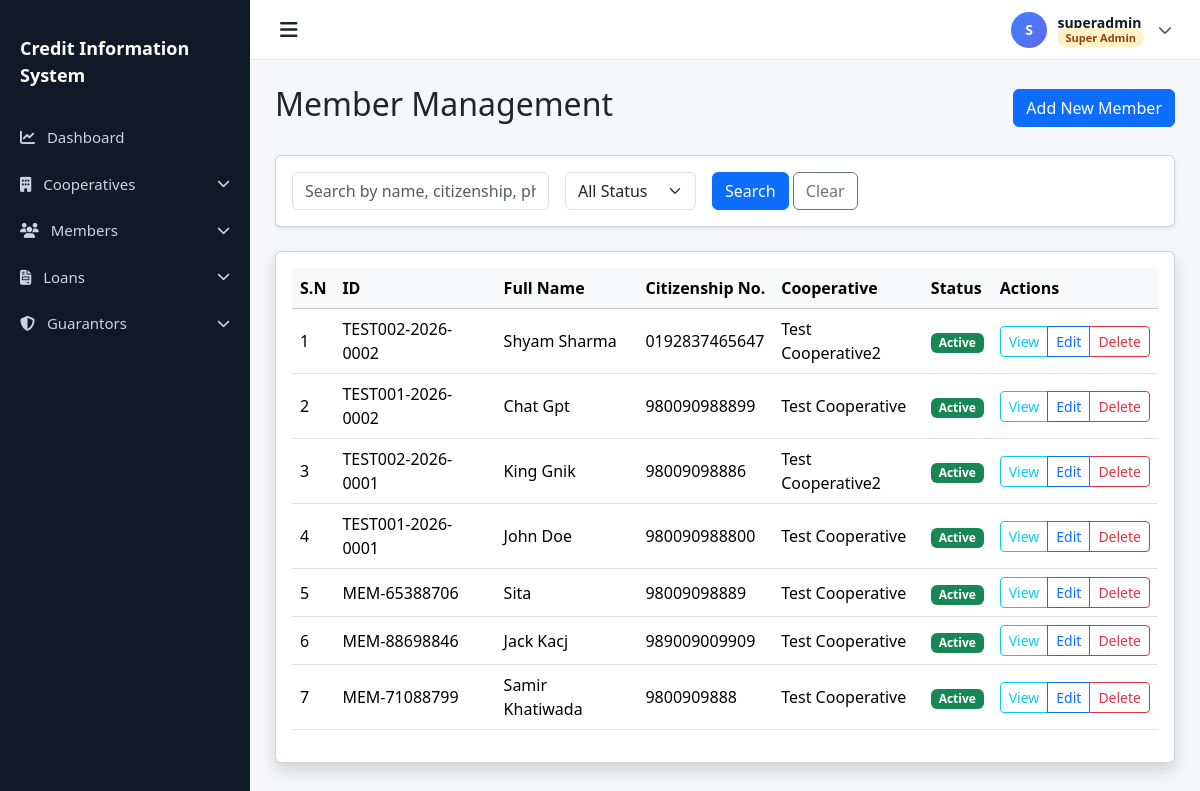
Page /members/ (signed in) on the committed database.
### accounts/models.py (models this page shows, shortened)
class User(AbstractUser):
    ROLE_CHOICES = (
        ('superadmin', 'Super Admin'),
        ('admin', 'Admin'),
        ('staff', 'Staff'),
    )
    role = models.CharField(max_length=20, choices=ROLE_CHOICES, default='staff')
    cooperative = models.ForeignKey(
        'cooperatives.Cooperative',
        on_delete=models.SET_NULL,
        null=True,
        blank=True,
        related_name='users',
        help_text="Null for Super Admin users"
    )
    is_first_login = models.BooleanField(default=True)
    class Meta:
        ordering = ['-date_joined']
        indexes = [
            models.Index(fields=['role']),
            models.Index(fields=['cooperative']),
        ]
    def is_superadmin(self):
        return self.role == 'superadmin'
    def is_admin(self):
        return self.role == 'admin'
    def is_staff_user(self):
        return self.role == 'staff'

### members/models.py (models this page shows, shortened)
class Member(models.Model):
    full_name = models.CharField(max_length=255)
    citizenship_number = models.CharField(max_length=50, unique=True)
    unique_system_id = models.CharField(max_length=100, unique=True, editable=False)
    address = models.TextField()
    phone = models.CharField(max_length=20)
    blacklist_status = models.BooleanField(default=False)
    cooperative = models.ForeignKey(
        'cooperatives.Cooperative',
        on_delete=models.CASCADE,
        related_name='members'
    )
    created_at = models.DateTimeField(auto_now_add=True)
    updated_at = models.DateTimeField(auto_now=True)
    class Meta:
        ordering = ['-created_at']
        indexes = [
            models.Index(fields=['citizenship_number']),
            models.Index(fields=['unique_system_id']),
            models.Index(fields=['blacklist_status']),
        ]

### cooperatives/models.py (models this page shows, shortened)
class Cooperative(models.Model):
    STATUS_CHOICES = (
        ('active', 'Active'),
        ('inactive', 'Inactive'),
    )
    name = models.CharField(max_length=255)
    code = models.CharField(max_length=50, unique=True)
    address = models.TextField()
    contact = models.CharField(max_length=255)  # Can contain phone/email
    status = models.CharField(max_length=20, choices=STATUS_CHOICES, default='active')
    created_at = models.DateTimeField(auto_now_add=True)
    updated_at = models.DateTimeField(auto_now=True)
    class Meta:
        ordering = ['-created_at']
        verbose_name_plural = 'Cooperatives'

### members/views.py (the view, shortened to what this page needs)
# urls.py: path('', views.MemberListView.as_view(), name='member_list'),
class MemberListView(StaffOrAdminMixin, CooperativeAccessMixin, ListView):
    model = Member
    template_name = 'members/member_list.html'
    context_object_name = 'members'
    paginate_by = 10
    def get_queryset(self):
        qs = super().get_queryset()
        search_query = self.request.GET.get('search', '')
        status_filter = self.request.GET.get('status', '').strip().lower()
        if status_filter == 'blacklisted':
            qs = qs.filter(blacklist_status=True)
        elif status_filter == 'active':
            qs = qs.filter(blacklist_status=False)
        return qs
    def get_context_data(self, **kwargs):
        context = super().get_context_data(**kwargs)
        context['search_query'] = self.request.GET.get('search', '')
        context['status_filter'] = self.request.GET.get('status', '')
        return context

### accounts/permissions.py (called while the page is built, shortened)
    def test_func(self):
        return self.request.user.is_authenticated and (
            self.request.user.is_staff_user() or
            self.request.user.is_admin() or
            self.request.user.is_superadmin()
        )

    def get_queryset(self):
        queryset = super().get_queryset()
        if self.request.user.is_superadmin():
            return queryset

    def get_context_data(self, **kwargs):
        context = super().get_context_data(**kwargs)
        if not self.request.user.is_superadmin() and self.request.user.cooperative:
            context['user_cooperative'] = self.request.user.cooperative
        return context

### templates/members/member_list.html (shortened to what this page needs)
{% extends 'base.html' %}
{% block content %}
<div class="d-flex justify-content-between align-items-center mb-4">
    <h2>Member Management</h2>
    <a href="{% url 'members:member_add' %}" class="btn btn-primary">Add New Member</a>
</div>
<div class="card shadow-sm mb-4">
    <div class="card-body">
        <form method="get" id="filter-form" class="row row-cols-lg-auto g-3 align-items-center">
            <div class="col-12">
                <input type="text" name="search" id="search-input" class="form-control"
                    placeholder="Search by name, citizenship, phone, cooperative..." value="{{ search_query }}"
                    autocomplete="off">
            </div>
            <div>
                <div class="col-12">
                    <select name="status" id="status-select" class="form-select">
                        <option value="">All Status</option>
                    </select>
                </div>
            </div>
            <div class="col-12">
                <button type="submit" class="btn btn-primary">Search</button>
                <a href="{% url 'members:member_list' %}" class="btn btn-outline-secondary">Clear</a>
            </div>
        </form>
    </div>
</div>
<div class="card shadow">
    <div class="card-body">
        <div class="table-responsive">
            <table class="table table-hover align-middle">
                <thead class="table-light">
                    <tr>
                        <th>S.N</th>
                        <th>ID</th>
                        <th>Full Name</th>
                        <th>Citizenship No.</th>
                        <th>Cooperative</th>
                        <th>Status</th>
                        <th>Actions</th>
                    </tr>
                </thead>
                <tbody>
                    {% for member in members %}
                    <tr>
                        <td>{{ forloop.counter }}</td>
                        <td>{{ member.unique_system_id }}</td>
                        <td>{{ member.full_name }}</td>
                        <td>{{ member.citizenship_number }}</td>
                        <td>{{ member.cooperative.name }}</td>
                        <td>
                            {% if member.blacklist_status %}
                            <span class="badge bg-danger">Blacklisted</span>
                            {% else %}
                            <span class="badge bg-success">Active</span>
                            {% endif %}
                        </td>
                        <td>
                            <div class="btn-group btn-group-sm">
                                <a href="{% url 'members:member_detail' member.pk %}"
                                    class="btn btn-outline-info">View</a>
                                <a href="{% url 'members:member_edit' member.pk %}"
                                    class="btn btn-outline-primary">Edit</a>
                                {% if user.is_superadmin or user.is_admin %}
                                <a href="{% url 'members:member_delete' member.pk %}"
                                    class="btn btn-outline-danger">Delete</a>
                                {% endif %}
                            </div>
                        </td>
                    </tr>
                    {% empty %}
                    <tr>
                        <td colspan="7" class="text-center py-4">No members found.</td>
                    </tr>
                    {% endfor %}
                </tbody>
            </table>
        </div>
    </div>
</div>
{% endblock %}

### templates/base.html (shortened to what this page needs)
{% load static %}
<!DOCTYPE html>
<html lang="en">
<head>
    <link href="https://cdn.jsdelivr.net/npm/bootstrap@5.3.2/dist/css/bootstrap.min.css" rel="stylesheet">
    <link rel="stylesheet" href="https://cdnjs.cloudflare.com/ajax/libs/font-awesome/6.5.0/css/all.min.css">
    <link href="https://cdn.jsdelivr.net/npm/select2@4.1.0-rc.0/dist/css/select2.min.css" rel="stylesheet" />
    <link href="https://cdn.jsdelivr.net/npm/select2-bootstrap-5-theme@1.3.0/dist/select2-bootstrap-5-theme.min.css"
        rel="stylesheet" />
</head>
<body class="{% if not user.is_authenticated %}bg-light{% endif %}">
    {% if user.is_authenticated %}
    <div id="sidebar" class="sidebar">
        <div class="sidebar-brand d-flex align-items-center gap-2">
            <span style="font-size: 18px;">Credit Information System</span>
        </div>
        <a href="{% url 'accounts:dashboard' %}">
            <i class="fa-solid fa-chart-line me-2"></i> Dashboard
        </a>
        {% if user.is_superadmin %}
        <a href="#cooperativesMenu" data-bs-toggle="collapse" role="button" aria-expanded="false"
            aria-controls="cooperativesMenu" class="d-flex justify-content-between align-items-center">
            <span><i class="fa-solid fa-building me-2"></i> Cooperatives</span>
            <i class="fa-solid fa-chevron-down small"></i>
        </a>
        {% elif user.cooperative %}
        <a href="{% url 'cooperatives:detail' user.cooperative.pk %}">
            <i class="fa-solid fa-handshake me-2"></i> My Cooperative
        </a>
        {% endif %}
        <a href="#membersMenu" data-bs-toggle="collapse" role="button" aria-expanded="false" aria-controls="membersMenu"
            class="d-flex justify-content-between align-items-center">
            <span><i class="fa-solid fa-users me-2"></i> Members</span>
            <i class="fa-solid fa-chevron-down small"></i>
        </a>
        <a href="#loansMenu" data-bs-toggle="collapse" role="button" aria-expanded="false" aria-controls="loansMenu"
            class="d-flex justify-content-between align-items-center">
            <span><i class="fa-solid fa-file-invoice me-2"></i> Loans</span>
            <i class="fa-solid fa-chevron-down small"></i>
        </a>
        <a href="#guarantorsMenu" data-bs-toggle="collapse" role="button" aria-expanded="false"
            aria-controls="guarantorsMenu" class="d-flex justify-content-between align-items-center">
            <span><i class="fa-solid fa-shield-halved me-2"></i> Guarantors</span>
            <i class="fa-solid fa-chevron-down small"></i>
        </a>
    </div>
    {% endif %}
    <div id="mainContent" class="{% if user.is_authenticated %}main-content{% else %}container-fluid{% endif %}">
        {% if user.is_authenticated %}
        <div class="topbar">
            <div class="toggle-btn" onclick="toggleSidebar()">
                <i class="fa-solid fa-bars"></i>
            </div>
            <div class="dropdown">
                <a class="profile-toggle" href="#" role="button" data-bs-toggle="dropdown" aria-expanded="false"
                    style="list-style:none;">
                    <div class="profile-avatar">
                        {% if not user.first_name %}{{ user.username|first|upper }}{% endif %}
                    </div>
                    <div>
                        <div class="profile-name">
                            {% if user.first_name %}
                            {{ user.first_name }} {{ user.last_name }}
                            {% else %}
                            {{ user.username }}
                            {% endif %}
                        </div>
                        <div class="profile-role">
                            {% if user.role == 'superadmin' %}<span class="role-badge superadmin">Super Admin</span>
                            {% elif user.role == 'admin' %}<span class="role-badge admin">Admin</span>
                            {% else %}<span class="role-badge staff">Staff</span>{% endif %}
                        </div>
                    </div>
                    <i class="fa-solid fa-chevron-down small ms-1 text-muted"></i>
                </a>
            </div>
        </div>
        {% endif %}
        <div class="page-content">
            {% block content %}
            {% endblock %}
        </div>
    </div>
</body>
</html>

### templates/base.html (style rules this page uses)
body { overflow-x: hidden; background: #f5f7fb; }
.sidebar { height: 100vh; width: 250px; position: fixed; top: 0; left: 0; background: #111827; padding-top: 20px; transition: all 0.3s; z-index: 1050; }
.sidebar a { color: #cbd5e1; padding: 12px 20px; display: block; text-decoration: none; font-size: 15px; }
.sidebar-brand { color: #fff; font-size: 20px; font-weight: 600; padding: 15px 20px; margin-bottom: 10px; }
.main-content { margin-left: 250px; transition: all 0.3s; min-height: 100vh; }
.topbar { height: 60px; background: #fff; border-bottom: 1px solid #e5e7eb; display: flex; align-items: center; justify-content: space-between; padding: 0 20px; position: sticky; top: 0; z-index: 1030; }
.toggle-btn { font-size: 20px; cursor: pointer; padding: 5px 10px; border-radius: 4px; transition: background 0.2s; }
.page-content { padding: 25px; }
.profile-avatar { width: 36px; height: 36px; border-radius: 50%; background: linear-gradient(135deg, #3b82f6, #6366f1); color: #fff; display: inline-flex; align-items: center; justify-content: center; font-weight: 700; font-size: 14px; letter-spacing: 0.5px; flex-shrink: 0; }
.profile-toggle { display: flex; align-items: center; gap: 10px; text-decoration: none; color: #1f2937; padding: 4px 8px; border-radius: 8px; transition: background 0.2s; }
.profile-toggle .profile-name { font-weight: 600; font-size: 14px; line-height: 1; color: #111827; }
.profile-toggle .profile-role { font-size: 11px; color: #6b7280; line-height: 1; margin-top: 2px; }
.role-badge { font-size: 11px; font-weight: 600; padding: 2px 8px; border-radius: 20px; }
.role-badge.superadmin { background: #fef3c7; color: #92400e; }

### rows in the picture
User: username|first "S", username "superadmin"
Member: unique_system_id "TEST002-2026-0002", full_name "Shyam Sharma", citizenship_number "0192837465647", cooperative.name "Test Cooperative2", blacklist_status "Active"
Member: unique_system_id "TEST001-2026-0002", full_name "Chat Gpt", citizenship_number "980090988899", cooperative.name "Test Cooperative", blacklist_status "Active"
Member: unique_system_id "TEST002-2026-0001", full_name "King Gnik", citizenship_number "98009098886", cooperative.name "Test Cooperative2", blacklist_status "Active"
Member: unique_system_id "TEST001-2026-0001", full_name "John Doe", citizenship_number "980090988800", cooperative.name "Test Cooperative", blacklist_status "Active"
Member: unique_system_id "MEM-65388706", full_name "Sita", citizenship_number "98009098889", cooperative.name "Test Cooperative", blacklist_status "Active"
Member: unique_system_id "MEM-88698846", full_name "Jack Kacj", citizenship_number "989009009909", cooperative.name "Test Cooperative", blacklist_status "Active"
Member: unique_system_id "MEM-71088799", full_name "Samir Khatiwada", citizenship_number "9800909888", cooperative.name "Test Cooperative", blacklist_status "Active"
